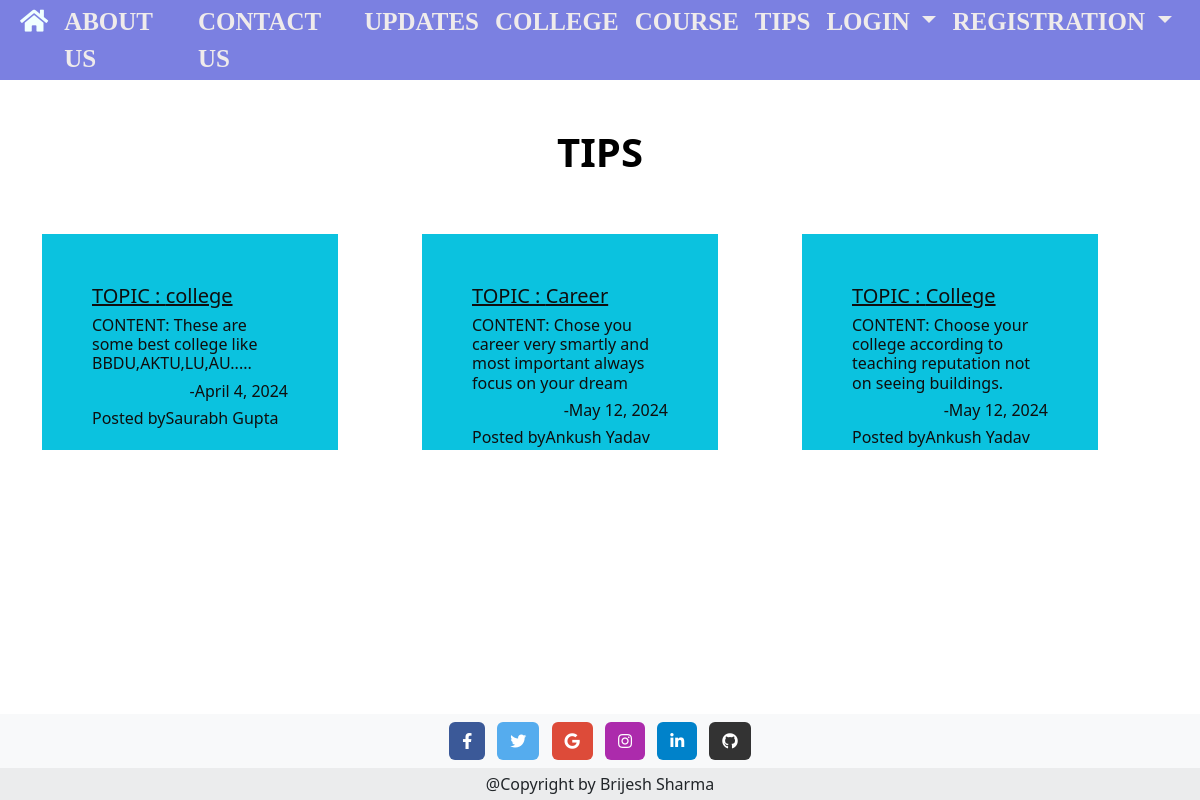
The app's page /tips/ with its own data.
### advice_app/models.py (models this page shows, shortened)
class Tip(models.Model):
    counsellor = models.ForeignKey(Counsellor, on_delete=models.DO_NOTHING)
    cu_topic = models.CharField(max_length=50)
    cu_content = models.TextField()
    cu_date = models.DateField(default=timezone.now)

class Counsellor(models.Model):
    c_id=models.CharField(max_length=50,primary_key=True)
    c_password=models.CharField(max_length=50)
    c_name=models.CharField(max_length=100)
    c_email=models.EmailField(max_length=100)
    c_phone=models.CharField(max_length=50)
    c_city=models.CharField(max_length=50)
    c_experience=models.CharField(max_length=100)
    c_qualification=models.CharField(max_length=100)
    c_gender=models.CharField(max_length=10)
    c_skills=models.TextField()
    c_address=models.TextField()
    c_date=models.DateField(default=timezone.now)

### advice_app/views.py (the view)
# urls.py: path("tips/",views.tips,name="tips"),
def tips (request):
    tips_list=Tip.objects.all()
    context={
        "tips_key":tips_list
    }
    return render(request,'advice_app/html/tips.html',context)

### advice_app/templates/advice_app/html/tips.html (shortened to what this page needs)
<!DOCTYPE html>
<html lang="en">
<head>
    {%include 'advice_app/common/common_css.html'%}
</head>
<body>
    {% include 'advice_app/common/header.html'%}
    <br><br>
    <div class="fb_block">
        <h1 style="text-align: center; color: black; font-weight: 600;">TIPS </h1>
        <br><br>
        {%for t in tips_key%}
        <div class="fb_box">
          <div style="padding: 50px; color: rgb(15, 14, 14)">
          <h5 style="text-decoration: underline;">TOPIC : {{t.cu_topic}}</h5>
          <h6>CONTENT: {{t.cu_content}}</h6>
          <h6 style="text-align: end;">-{{t.cu_date}}</h6>
          <h6>Posted by{{t.counsellor.c_name}}</h6>
        </div>
        </div>
        {%endfor%}
    {% include 'advice_app/common/footer.html' %}
</body>
</html>

### advice_app/templates/advice_app/html/tips.html (style rules this page uses)
.fb_box { float: left; border: 2px solid white; width: 25%; height: 220px; background-color: rgb(11, 194, 223); box-shadow: 0 0 20px white; margin-left: 40px; margin-right: 40px; }
.fb_block { height: 300px; width: 100%; }

### records on screen
Tip: cu_topic "college", cu_content "These are some best college like BBDU,AKTU,LU,AU.....", cu_date "April 4, 2024", counsellor.c_name "Saurabh Gupta"
Tip: cu_topic "Career", cu_content "Chose you career very smartly and most important always focus on your dream", cu_date "May 12, 2024", counsellor.c_name "Ankush Yadav"
Tip: cu_topic "College", cu_content "Choose your college according to teaching reputation not on seeing buildings.", cu_date "May 12, 2024", counsellor.c_name "Ankush Yadav"
